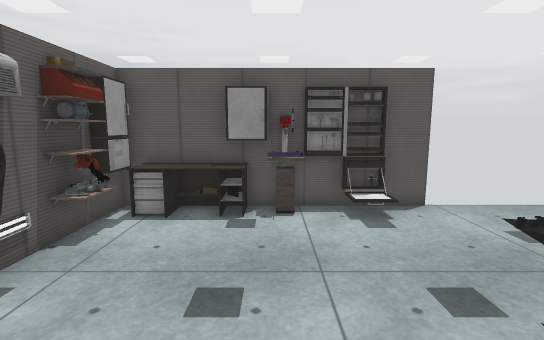
[1] (above)

16 first-person views from a walk through a 3-D level made in the Unity game engine. The camera is 1.4 m above the floor, tilts 8° down and sees 85° across. Doors are open. The floor is counted in squares, 0.5 m on a side. Each view is taken from the middle of a square. On the plan, view 1 faces up. The plan holds only what a view shows up to about 20 squares ahead; the rest is blank. The player character is not drawn. Some surface patterns are stand-ins.

[2]
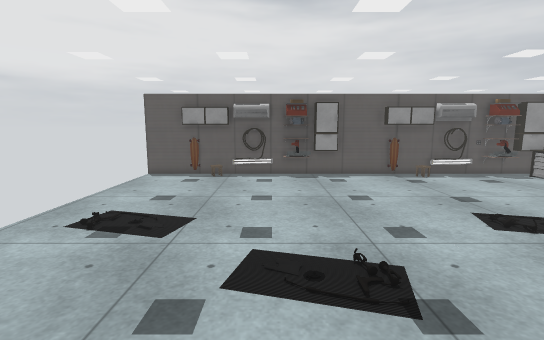

[3]
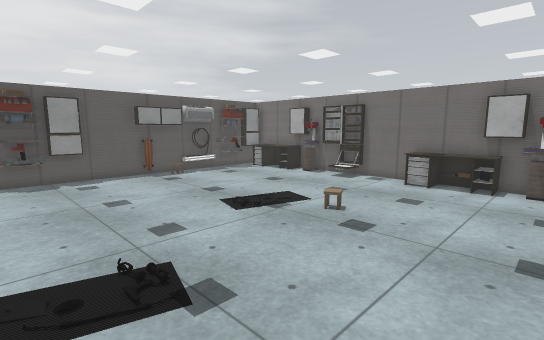

[4]
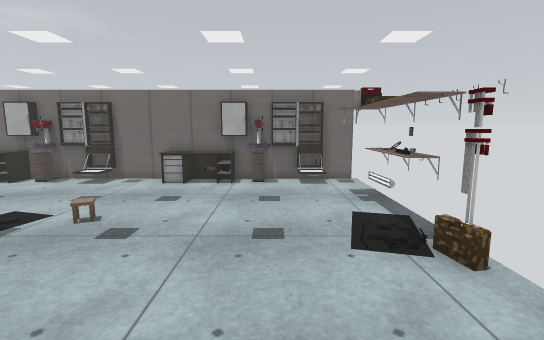

[5]
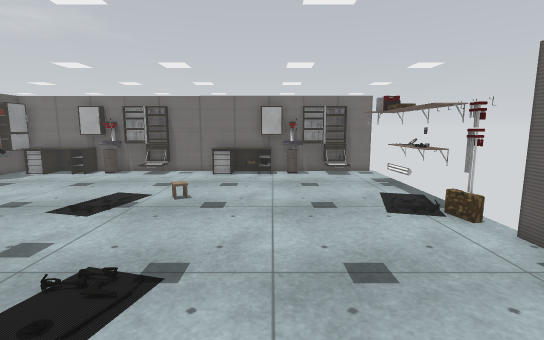

[6]
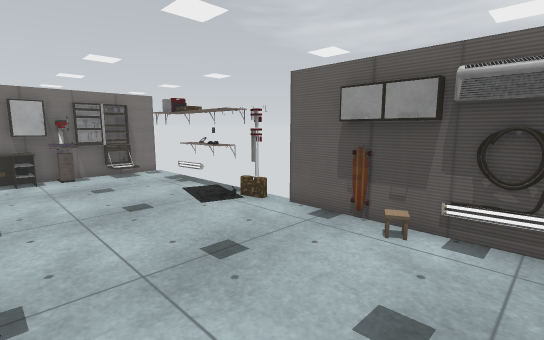

[7]
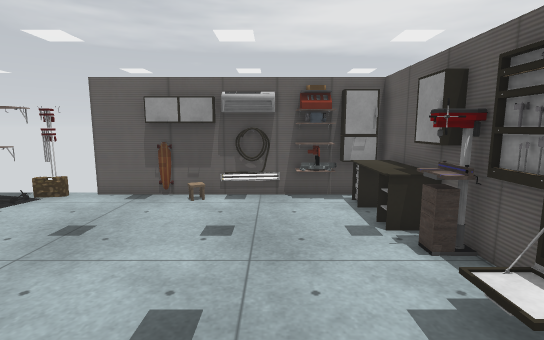

[8]
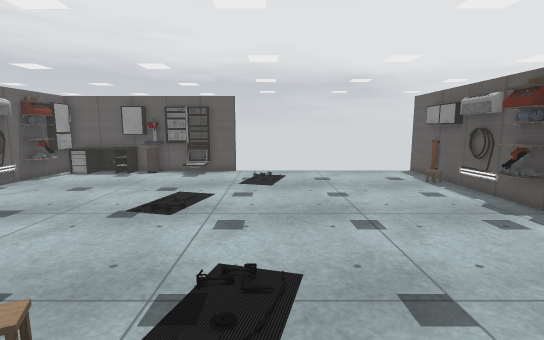

[9]
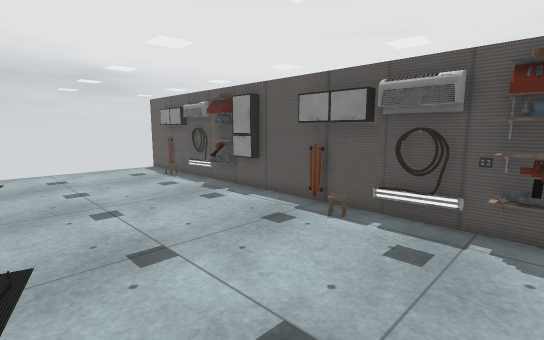

[10]
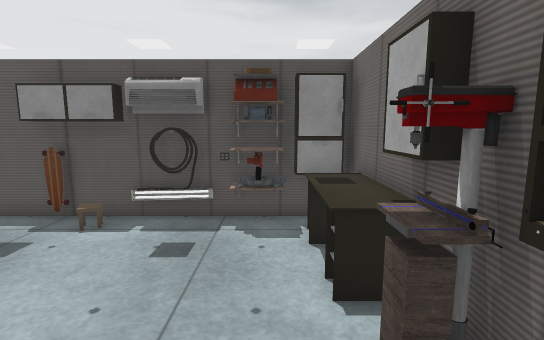

[11]
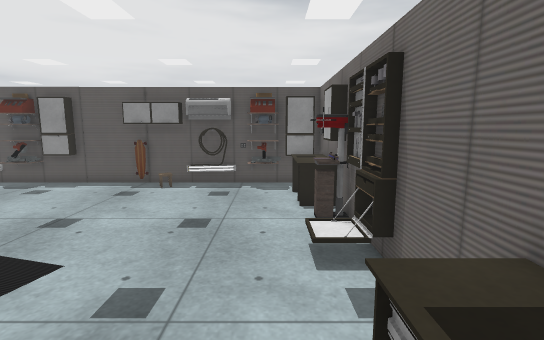

[12]
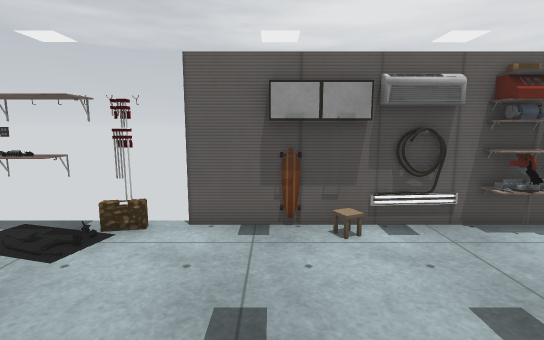

[13]
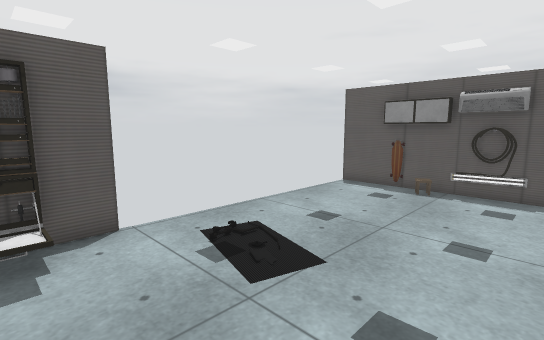

[14]
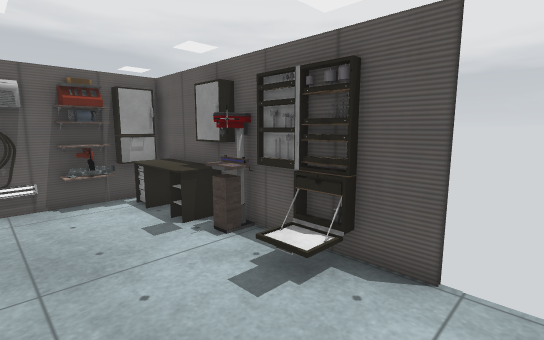

[15]
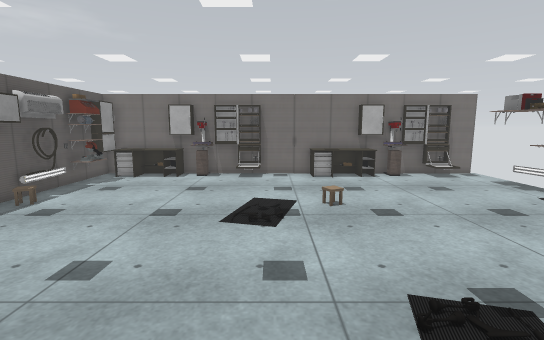

[16]
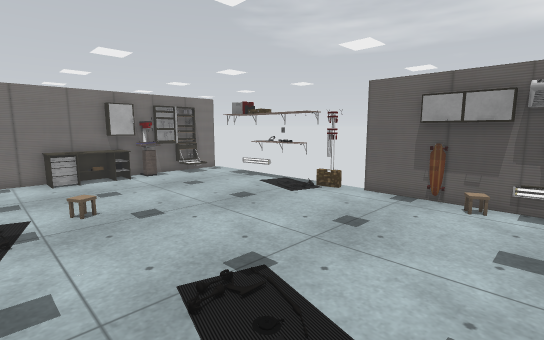

### Floor plan
Key: @ floor where view 1 was taken; # wall or solid block; . floor; D open door; = window, fence, low wall or low ledge; T table; S shelf; C carpet; O other object.
Columns run from 6 left of view 1 to 17 right of it. Each row starts with its distance up from view 1.
 11 #####O###O##DDDDDDDDDDDD
 10 #OTTOO##OOO ...........#
  9 #OTTTT  .O.............#
  8 SS=..........CC........O
  7 =##....................O
  6  #.....................O
  5 ##.....................#
  4 #O.....................#
  3 #O.....................#
  2 #O....................O#
  1 #O........CC..........##
  0 ##....@................O
 -1 ##.....................O
 -2  D.....................#
 -3 #D.....................#
 -4 #CC..........C.........O
 -5  S ....................O
 -6 #S ........O..........OO
 -7 #S ....................#
 -8 #D ....................#
 -9  D.....................#
-10  D....................##
-11  D....................SS
-12  D.O.##TTTTT..OO.#TTTTOO
-13  DOOO##OOTTT###O##OOTTTO
-14 ########################

Where each view was taken, in squares from view 1:
view 1: 0 up, 0 right, facing up
view 2: 3 up, 1 left, facing right
view 3: 3 up, 1 left, facing down-right
view 4: 3 up, 1 left, facing down
view 5: 6 up, 1 right, facing down
view 6: 6 up, 3 right, facing down-left
view 7: 6 up, 7 right, facing left
view 8: 9 down, 8 right, facing up
view 9: 11 down, 8 right, facing up-right
view 10: 11 down, 8 right, facing right
view 11: 11 down, 2 right, facing right
view 12: 1 up, 3 right, facing left
view 13: 2 up, 3 right, facing up-right
view 14: 5 up, 7 right, facing up-left
view 15: 5 up, 7 right, facing down
view 16: 5 up, 7 right, facing down-left
